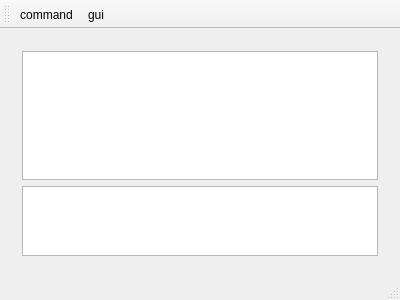
<?xml version="1.0" encoding="UTF-8"?>
<ui version="4.0">
 <class>MainWindow</class>
 <widget class="QMainWindow" name="MainWindow">
  <property name="geometry">
   <rect>
    <x>0</x>
    <y>0</y>
    <width>400</width>
    <height>300</height>
   </rect>
  </property>
  <property name="windowTitle">
   <string>MainWindow</string>
  </property>
  <widget class="QWidget" name="centralWidget">
   <layout class="QVBoxLayout" name="verticalLayout">
    <item>
     <widget class="QStackedWidget" name="stackedWidget">
      <property name="currentIndex">
       <number>0</number>
      </property>
      <widget class="QWidget" name="page">
       <layout class="QVBoxLayout" name="verticalLayout_4">
        <item>
         <layout class="QVBoxLayout" name="verticalLayout_2" stretch="5,1">
          <item>
           <widget class="QTextEdit" name="output"/>
          </item>
          <item>
           <widget class="QTextEdit" name="input"/>
          </item>
         </layout>
        </item>
       </layout>
      </widget>
      <widget class="QWidget" name="page_2">
       <layout class="QVBoxLayout" name="verticalLayout_3">
        <item>
         <widget class="QPushButton" name="pushButton">
          <property name="text">
           <string>图片查看器</string>
          </property>
         </widget>
        </item>
       </layout>
      </widget>
     </widget>
    </item>
   </layout>
  </widget>
  <widget class="QMenuBar" name="menuBar">
   <property name="geometry">
    <rect>
     <x>0</x>
     <y>0</y>
     <width>400</width>
     <height>23</height>
    </rect>
   </property>
  </widget>
  <widget class="QToolBar" name="mainToolBar">
   <attribute name="toolBarArea">
    <enum>TopToolBarArea</enum>
   </attribute>
   <attribute name="toolBarBreak">
    <bool>false</bool>
   </attribute>
   <addaction name="actionCommand"/>
   <addaction name="actionGui"/>
  </widget>
  <widget class="QStatusBar" name="statusBar"/>
  <action name="actionCommand">
   <property name="text">
    <string>command</string>
   </property>
   <property name="toolTip">
    <string>命令行</string>
   </property>
  </action>
  <action name="actionGui">
   <property name="text">
    <string>gui</string>
   </property>
   <property name="toolTip">
    <string>图形界面</string>
   </property>
  </action>
 </widget>
 <layoutdefault spacing="6" margin="11"/>
 <resources/>
 <connections/>
</ui>
